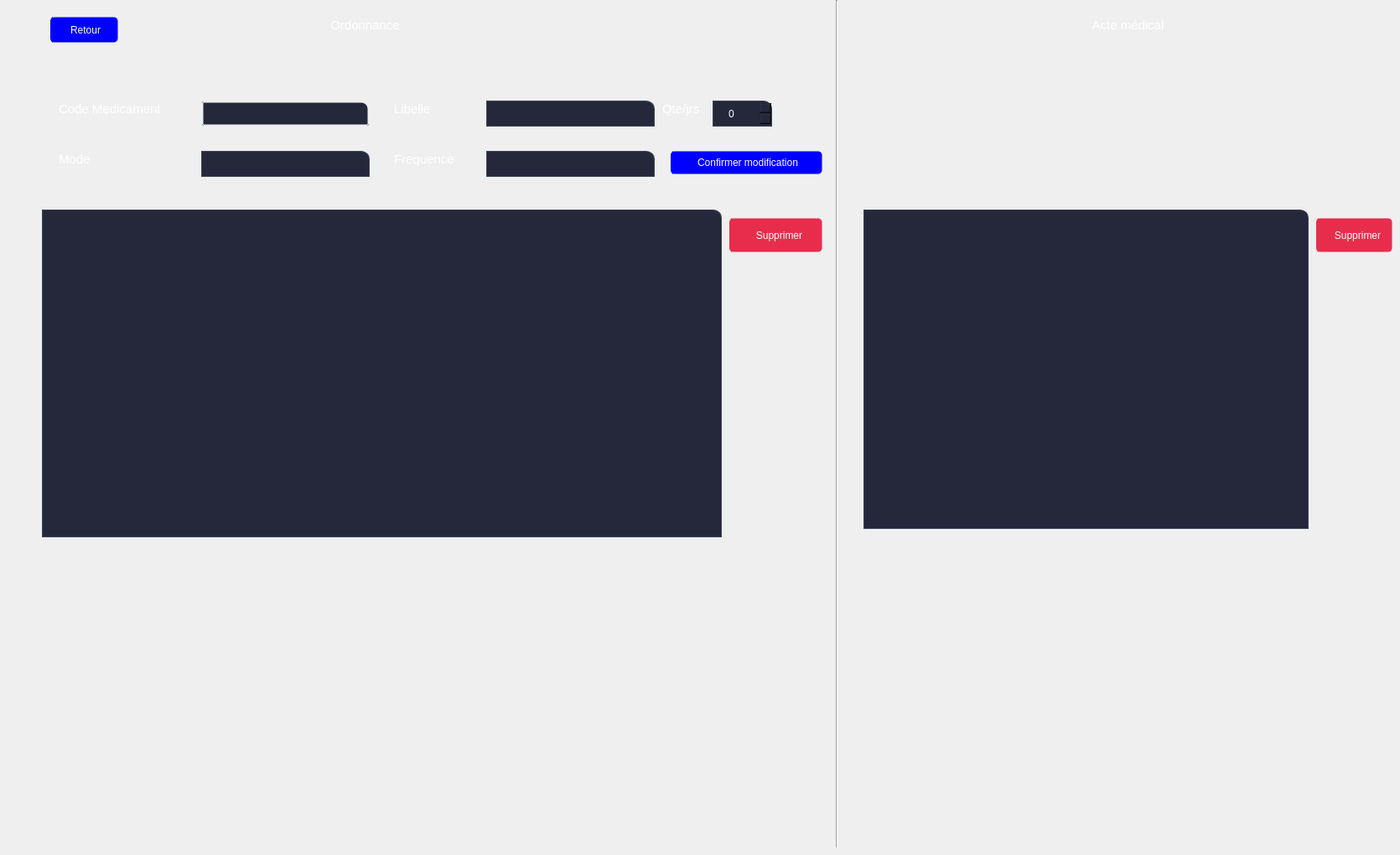
    <widget class="QWidget" name="page_9">
     <widget class="QTableView" name="tab_ord">
      <property name="geometry">
       <rect>
        <x>50</x>
        <y>250</y>
        <width>811</width>
        <height>391</height>
       </rect>
      </property>
      <property name="styleSheet">
       <string notr="true">QTableView{
background-color:#25283b;

border:1px solid rgb(61, 70, 86);
color:rgb(255, 255, 255);
border:1px solid rgb(61, 70, 86);
border-top-right-radius:10px;
border-down-right-radius:10px;
}
QTableView:focus{
border: 1px solid rgb(180, 180, 180);
}</string>
      </property>
      <property name="selectionBehavior">
       <enum>QAbstractItemView::SelectRows</enum>
      </property>
      <attribute name="horizontalHeaderMinimumSectionSize">
       <number>150</number>
      </attribute>
      <attribute name="horizontalHeaderDefaultSectionSize">
       <number>150</number>
      </attribute>
      <attribute name="horizontalHeaderStretchLastSection">
       <bool>true</bool>
      </attribute>
      <attribute name="verticalHeaderVisible">
       <bool>false</bool>
      </attribute>
      <attribute name="verticalHeaderHighlightSections">
       <bool>true</bool>
      </attribute>
     </widget>
     <widget class="QPushButton" name="retour_aff">
      <property name="geometry">
       <rect>
        <x>60</x>
        <y>20</y>
        <width>81</width>
        <height>31</height>
       </rect>
      </property>
      <property name="styleSheet">
       <string notr="true">QPushButton {	
border:none;
background-color:#0000FF;
	background-position: left center;

    background-repeat: no-repeat;

	border-radius: 5px;
border:1px solid transparent;
color:rgb(255, 255, 255);
	text-align: center;

border-left:4px solid #0000FF;
	
}
QPushButton:hover {
	background-color:rgb(0, 0, 128);
	
}
QPushButton:pressed {
border:2px solid rgb(0, 0, 128);


}
</string>
      </property>
      <property name="text">
       <string>Retour</string>
      </property>
     </widget>
     <widget class="QStackedWidget" name="stackedWidget_3">
      <property name="geometry">
       <rect>
        <x>40</x>
        <y>90</y>
        <width>951</width>
        <height>141</height>
       </rect>
      </property>
      <property name="currentIndex">
       <number>1</number>
      </property>
      <widget class="QWidget" name="page_10"/>
      <widget class="QWidget" name="page_11">
       <widget class="QLineEdit" name="code_med_modif_2">
        <property name="enabled">
         <bool>false</bool>
        </property>
        <property name="geometry">
         <rect>
          <x>200</x>
          <y>30</y>
          <width>201</width>
          <height>31</height>
         </rect>
        </property>
        <property name="styleSheet">
         <string notr="true">QLineEdit{
background-color:#25283b;

border:1px solid rgb(61, 70, 86);
color:rgb(255, 255, 255);
padding-left:16px;
border: 5px solid transparent;border-top-right-radius:10px;
border-down-right-radius:10px;
}
QLineEdit:focus{
border: 5px solid transparent;}</string>
        </property>
       </widget>
       <widget class="QLabel" name="label_8">
        <property name="geometry">
         <rect>
          <x>30</x>
          <y>90</y>
          <width>51</width>
          <height>21</height>
         </rect>
        </property>
        <property name="text">
         <string>&lt;html&gt;&lt;head/&gt;&lt;body&gt;&lt;p&gt;&lt;span style=&quot; font-size:11pt; color:#ffffff;&quot;&gt;Mode&lt;/span&gt;&lt;/p&gt;&lt;/body&gt;&lt;/html&gt;</string>
        </property>
       </widget>
       <widget class="QLineEdit" name="libelle__modif_2">
        <property name="geometry">
         <rect>
          <x>540</x>
          <y>30</y>
          <width>201</width>
          <height>31</height>
         </rect>
        </property>
        <property name="styleSheet">
         <string notr="true">QLineEdit{
background-color:#25283b;

border:1px solid rgb(61, 70, 86);
color:rgb(255, 255, 255);
padding-left:16px;
border:1px solid rgb(61, 70, 86);
border-top-right-radius:10px;
border-down-right-radius:10px;
}
QLineEdit:focus{
border: 1px solid rgb(180, 180, 180);
}</string>
        </property>
       </widget>
       <widget class="QLabel" name="label_15">
        <property name="geometry">
         <rect>
          <x>430</x>
          <y>30</y>
          <width>61</width>
          <height>21</height>
         </rect>
        </property>
        <property name="text">
         <string>&lt;html&gt;&lt;head/&gt;&lt;body&gt;&lt;p&gt;&lt;span style=&quot; font-size:11pt; color:#ffffff;&quot;&gt;Libelle&lt;/span&gt;&lt;/p&gt;&lt;/body&gt;&lt;/html&gt;</string>
        </property>
       </widget>
       <widget class="QLabel" name="label_21">
        <property name="geometry">
         <rect>
          <x>30</x>
          <y>30</y>
          <width>151</width>
          <height>21</height>
         </rect>
        </property>
        <property name="styleSheet">
         <string notr="true"/>
        </property>
        <property name="text">
         <string>&lt;html&gt;&lt;head/&gt;&lt;body&gt;&lt;p&gt;&lt;span style=&quot; font-size:11pt; color:#ffffff;&quot;&gt;Code Medicament&lt;/span&gt;&lt;/p&gt;&lt;/body&gt;&lt;/html&gt;</string>
        </property>
       </widget>
       <widget class="QLineEdit" name="freq__modif_2">
        <property name="geometry">
         <rect>
          <x>540</x>
          <y>90</y>
          <width>201</width>
          <height>31</height>
         </rect>
        </property>
        <property name="styleSheet">
         <string notr="true">QLineEdit{
background-color:#25283b;

border:1px solid rgb(61, 70, 86);
color:rgb(255, 255, 255);
padding-left:16px;
border:1px solid rgb(61, 70, 86);
border-top-right-radius:10px;
border-down-right-radius:10px;
}
QLineEdit:focus{
border: 1px solid rgb(180, 180, 180);
}</string>
        </property>
       </widget>
       <widget class="QLineEdit" name="mode_modif_2">
        <property name="geometry">
         <rect>
          <x>200</x>
          <y>90</y>
          <width>201</width>
          <height>31</height>
         </rect>
        </property>
        <property name="styleSheet">
         <string notr="true">QLineEdit{
background-color:#25283b;

border:1px solid rgb(61, 70, 86);
color:rgb(255, 255, 255);
padding-left:16px;
border:1px solid rgb(61, 70, 86);
border-top-right-radius:10px;
border-down-right-radius:10px;
}
QLineEdit:focus{
border: 1px solid rgb(180, 180, 180);
}</string>
        </property>
       </widget>
       <widget class="QLabel" name="label_22">
        <property name="geometry">
         <rect>
          <x>430</x>
          <y>90</y>
          <width>91</width>
          <height>21</height>
         </rect>
        </property>
        <property name="text">
         <string>&lt;html&gt;&lt;head/&gt;&lt;body&gt;&lt;p&gt;&lt;span style=&quot; font-size:11pt; color:#ffffff;&quot;&gt;Frequence&lt;/span&gt;&lt;/p&gt;&lt;/body&gt;&lt;/html&gt;</string>
        </property>
       </widget>
       <widget class="QPushButton" name="conf_modif_ord">
        <property name="geometry">
         <rect>
          <x>760</x>
          <y>90</y>
          <width>181</width>
          <height>28</height>
         </rect>
        </property>
        <property name="styleSheet">
         <string notr="true">QPushButton {	
border:none;
background-color:#0000FF;
	background-position: left center;

    background-repeat: no-repeat;

	border-radius: 5px;
border:1px solid transparent;
color:rgb(255, 255, 255);
	text-align: center;

border-left:4px solid #0000FF;
	
}
QPushButton:hover {
	background-color:rgb(0, 0, 128);
	
}
QPushButton:pressed {
border:2px solid rgb(0, 0, 128);


}
</string>
        </property>
        <property name="text">
         <string>Confirmer modification</string>
        </property>
       </widget>
       <widget class="QLabel" name="label_23">
        <property name="geometry">
         <rect>
          <x>750</x>
          <y>30</y>
          <width>61</width>
          <height>20</height>
         </rect>
        </property>
        <property name="text">
         <string>&lt;html&gt;&lt;head/&gt;&lt;body&gt;&lt;p&gt;&lt;span style=&quot; font-size:11pt; color:#ffffff;&quot;&gt;Qte/jrs&lt;/span&gt;&lt;/p&gt;&lt;/body&gt;&lt;/html&gt;</string>
        </property>
       </widget>
       <widget class="QSpinBox" name="qts_modif_2">
        <property name="geometry">
         <rect>
          <x>810</x>
          <y>30</y>
          <width>71</width>
          <height>31</height>
         </rect>
        </property>
        <property name="styleSheet">
         <string notr="true">QSpinBox{
background-color:#25283b;

border:1px solid rgb(61, 70, 86);
color:rgb(255, 255, 255);
padding-left:16px;
border:1px solid rgb(61, 70, 86);
border-top-right-radius:10px;
border-down-right-radius:10px;
}
QPsinBox:focus{
border: 1px solid rgb(180, 180, 180);
}</string>
        </property>
       </widget>
      </widget>
     </widget>
     <widget class="QPushButton" name="supp_ord">
      <property name="geometry">
       <rect>
        <x>870</x>
        <y>260</y>
        <width>111</width>
        <height>41</height>
       </rect>
      </property>
      <property name="styleSheet">
       <string notr="true">QPushButton {	
border:none;
	background-image: url(C:/Users/HP/Documents/Health-application/icons/16x16/cil-x.png);
	background-position: left center;
padding-left:5px;
    background-repeat: no-repeat;
background-color:rgb(232, 45, 76);
	border-radius: 5px;
border:1px solid transparent;
color:rgb(255, 255, 255);
	text-align: center;
border-left:4px solid rgb(232, 45, 76);

	
}
QPushButton:hover {
	background-color: rgb(240, 46, 78);

}
QPushButton:pressed {
border:2px solid rgb(179, 34, 58);


}
</string>
      </property>
      <property name="text">
       <string>Supprimer</string>
      </property>
     </widget>
     <widget class="QTableView" name="acte_visitie">
      <property name="geometry">
       <rect>
        <x>1030</x>
        <y>250</y>
        <width>531</width>
        <height>381</height>
       </rect>
      </property>
      <property name="contextMenuPolicy">
       <enum>Qt::DefaultContextMenu</enum>
      </property>
      <property name="styleSheet">
       <string notr="true">QTableView{
background-color:#25283b;

border:1px solid rgb(61, 70, 86);
color:rgb(255, 255, 255);
border:1px solid rgb(61, 70, 86);
border-top-right-radius:10px;
border-down-right-radius:10px;
}
QTableView:focus{
border: 1px solid rgb(180, 180, 180);
}</string>
      </property>
      <property name="selectionBehavior">
       <enum>QAbstractItemView::SelectRows</enum>
      </property>
      <attribute name="horizontalHeaderDefaultSectionSize">
       <number>100</number>
      </attribute>
      <attribute name="horizontalHeaderStretchLastSection">
       <bool>true</bool>
      </attribute>
      <attribute name="verticalHeaderVisible">
       <bool>false</bool>
      </attribute>
     </widget>
     <widget class="QLabel" name="ord_titre">
      <property name="geometry">
       <rect>
        <x>360</x>
        <y>20</y>
        <width>151</width>
        <height>21</height>
       </rect>
      </property>
      <property name="styleSheet">
       <string notr="true"/>
      </property>
      <property name="text">
       <string>&lt;html&gt;&lt;head/&gt;&lt;body&gt;&lt;p align=&quot;center&quot;&gt;&lt;span style=&quot; font-size:11pt; color:#ffffff;&quot;&gt;Ordonnance&lt;/span&gt;&lt;/p&gt;&lt;/body&gt;&lt;/html&gt;</string>
      </property>
     </widget>
     <widget class="QLabel" name="acte_titre_1">
      <property name="geometry">
       <rect>
        <x>1270</x>
        <y>20</y>
        <width>151</width>
        <height>21</height>
       </rect>
      </property>
      <property name="styleSheet">
       <string notr="true"/>
      </property>
      <property name="text">
       <string>&lt;html&gt;&lt;head/&gt;&lt;body&gt;&lt;p align=&quot;center&quot;&gt;&lt;span style=&quot; font-size:11pt; color:#ffffff;&quot;&gt;Acte médical&lt;/span&gt;&lt;/p&gt;&lt;/body&gt;&lt;/html&gt;</string>
      </property>
     </widget>
     <widget class="Line" name="line">
      <property name="geometry">
       <rect>
        <x>990</x>
        <y>0</y>
        <width>16</width>
        <height>1011</height>
       </rect>
      </property>
      <property name="styleSheet">
       <string notr="true">Line {	
border:none;
background-color:#0000FF;
	background-position: left center;

    background-repeat: no-repeat;

	border-radius: 5px;
border:1px solid transparent;
color:rgb(255, 255, 255);
	text-align: center;

border-left:4px solid #0000FF;
	
}

</string>
      </property>
      <property name="orientation">
       <enum>Qt::Vertical</enum>
      </property>
     </widget>
     <widget class="QPushButton" name="supp_acte">
      <property name="geometry">
       <rect>
        <x>1570</x>
        <y>260</y>
        <width>91</width>
        <height>41</height>
       </rect>
      </property>
      <property name="styleSheet">
       <string notr="true">QPushButton {	
border:none;
	background-image: url(C:/Users/HP/Documents/Health-application/icons/16x16/cil-x.png);
	background-position: left center;
padding-left:5px;
    background-repeat: no-repeat;
background-color:rgb(232, 45, 76);
	border-radius: 5px;
border:1px solid transparent;
color:rgb(255, 255, 255);
	text-align: center;
border-left:4px solid rgb(232, 45, 76);

	
}
QPushButton:hover {
	background-color: rgb(240, 46, 78);

}
QPushButton:pressed {
border:2px solid rgb(179, 34, 58);


}
</string>
      </property>
      <property name="text">
       <string>Supprimer</string>
      </property>
     </widget>
    </widget>
